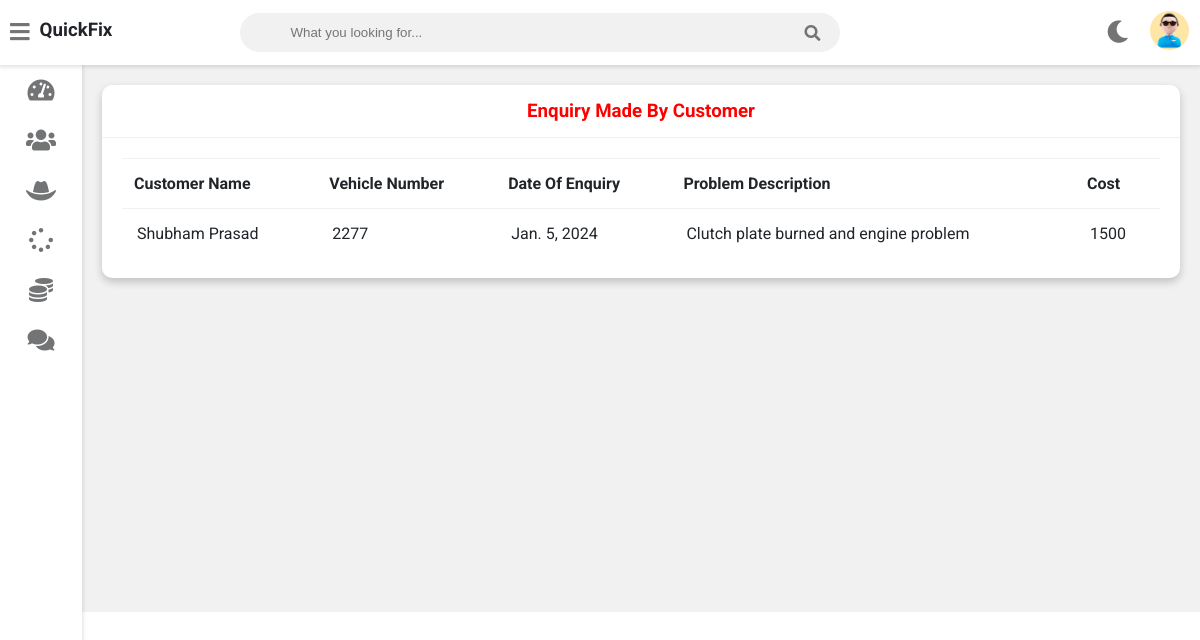
Page /admin-view-customer-enquiry (signed in) on the committed database.
### vehicle/models.py (models this page shows, shortened)
class Customer(models.Model):
    user=models.OneToOneField(User,on_delete=models.CASCADE)
    profile_pic= models.ImageField(upload_to='profile_pic/CustomerProfilePic/',null=True,blank=True)
    address = models.CharField(max_length=40)
    mobile = models.CharField(max_length=20,null=False)
    @property
    def get_name(self):
        return self.user.first_name+" "+self.user.last_name

class Request(models.Model):
    cat=(('two wheeler with gear','two wheeler with gear'),('two wheeler without gear','two wheeler without gear'),('three wheeler','three wheeler'),('four wheeler','four wheeler'))
    category=models.CharField(max_length=50,choices=cat)
    vehicle_no=models.PositiveIntegerField(null=False)
    vehicle_name = models.CharField(max_length=40,null=False)
    vehicle_model = models.CharField(max_length=40,null=False)
    vehicle_brand = models.CharField(max_length=40,null=False)
    problem_description = models.CharField(max_length=500,null=False)
    date=models.DateField(auto_now=True)
    cost=models.PositiveIntegerField(null=True)
    customer=models.ForeignKey('Customer', on_delete=models.CASCADE,null=True)
    mechanic=models.ForeignKey('Mechanic',on_delete=models.CASCADE,null=True)
    stat=(('Pending','Pending'),('Approved','Approved'),('Repairing','Repairing'),('Repairing Done','Repairing Done'),('Released','Released'))
    status=models.CharField(max_length=50,choices=stat,default='Pending',null=True)

### vehicle/views.py (the view)
# urls.py: path('admin-view-customer-enquiry', views.admin_view_customer_enquiry_view,name='admin-view-customer-enquiry'),
@login_required(login_url='adminlogin')
def admin_view_customer_enquiry_view(request):
    enquiry=models.Request.objects.all().order_by('-id')
    customers=[]
    for enq in enquiry:
        customer=models.Customer.objects.get(id=enq.customer_id)
        customers.append(customer)
    return render(request,'vehicle/admin_view_customer_enquiry.html',{'data':zip(customers,enquiry)})

### templates/vehicle/admin_view_customer_enquiry.html
{% extends 'vehicle/adminbase.html' %}
{% block content %}
	<div class="wrapper">
		<div class="row">
			<div class="col-12 col-m-12 col-sm-12">
				<div class="card">
					<div class="card-header">
						<h3 style="color:red; text-align:center" >Enquiry Made By Customer
						</h3>
					</div>
					<div class="card-content">
						<table>
							<thead>
                <tr>
                  <th>Customer Name</th>
                  <th>Vehicle Number</th>
                  <th>Date Of Enquiry</th>
                  <th>Problem Description</th>
									<th>Cost</th>
                </tr>
							</thead>
							<tbody>
                {% for c,r in data %}
                <tr>
                  <td> {{c.get_name}}</td>
                  <td> {{r.vehicle_no}}</td>
                  <td> {{r.date}}</td>
                  <td>{{r.problem_description}}</td>
									<td>{{r.cost}}</td>
                </tr>
                {% endfor %}
							</tbody>
						</table>
					</div>
				</div>
			</div>
		</div>
<br><br><br><br><br><br><br><br><br><br><br><br><br><br><br><br>
	</div>
{% endblock content %}

### static/style.css (style rules this page uses)
:root { --primary-color: #02d2f7; --success-color: #6ab04c; --warning-color: #f0932b; --danger-color: #eb4d4b; --light-color: #212529; --light-second-color: #727475; --light-background: #ffffff; --light-second-background: #f1f1f1; --dark-color: #909090; --dark-second-color: #f5f6fa; --dark-background: #23242D; --dark-second-background: #181818; }
.light { --main-bg-color: var(--light-background); --second-bg-color: var(--light-second-background); --main-color: var(--light-color); --second-color: var(--light-second-color); }
* { box-sizing: border-box; }
body { font-family: 'Roboto', sans-serif; background: var(--main-bg-color); color: var(--main-color); margin: 0; }
.wrapper { padding: 10px; margin-left: 82px; padding-top: 75px; background: var(--second-bg-color); transition: margin-left .5s; }
.row { display: flex; flex-wrap: wrap; flex-direction: row; }
.row:after, .row:before { box-sizing: border-box; }
[class*="col-"] { padding: 10px; }
@media only screen and (min-width: 600px) { .col-sm-12 { width: 100%; } }
@media only screen and (min-width: 768px) { .col-m-12 { width: 100%; } }
@media only screen and (min-width: 992px) { .col-12 { width: 100%; } }
.card { background: var(--main-bg-color); color: var(--main-color); border-radius: 10px; margin-bottom: 10px; box-shadow: 0 4px 8px 0 rgba(0,0,0,0.2); }
.card-header { padding: 15px 30px; border-bottom: 1px solid var(--second-bg-color); position: relative; }
.card-header h3 { margin: 0; }
.card-content { padding: 20px; overflow-x: auto; }
table { border-collapse: collapse; width: 100%; }
table td { border-top: 1px solid var(--second-bg-color); padding: 15px; }
table th { border-top: 1px solid var(--second-bg-color); border-bottom: 1px solid var(--second-bg-color); padding: 15px 12px; text-align: left; }

### rows in the picture
Customer: get_name "Shubham Prasad", vehicle_no "2277", date "Jan. 5, 2024", problem_description "Clutch plate burned and engine problem", cost "1500"
